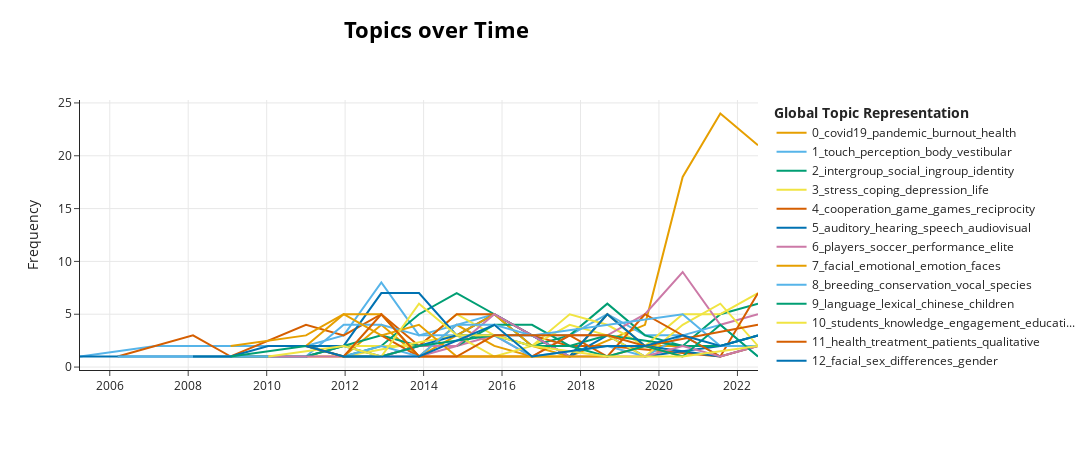

The cell this chart's notebook holds for it:
### Code cell
topic_model.visualize_topics_over_time(topics_over_time, top_n_topics=20)

### Figure 1 — Plotly figure (JSON) as saved in the notebook; plotly's stock layout.template omitted (floating-point values rounded to 4 significant figures)
{"data": [{"hoverinfo": "text", "hovertext": ["<b>Topic 0</b><br>Words: typhoon, earthquake, wenchuan, 2008, eye", "<b>Topic 0</b><br>Words: prevention, suicide, secondary, covid19, pandemic", "<b>Topic 0</b><br>Words: enhances, psychodynamic, hidden, trauma, childhood", "<b>Topic 0</b><br>Words: rating, love, airs, suicidal, suicide", "<b>Topic 0</b><br>Words: self, ethiopians, etisrsr, burn, pressure", "<b>Topic 0</b><br>Words: postearthquake, acquired, signs, microstructural, white", "<b>Topic 0</b><br>Words: violence, posttraumatic, immigrant, sick, palestinians", "<b>Topic 0</b><br>Words: water, nonsuidical, selfinjury, household, improvement", "<b>Topic 0</b><br>Words: thai, injury, following, large, cohort", "<b>Topic 0</b><br>Words: care, malawi, providing, suboptimal, hiv", "<b>Topic 0</b><br>Words: maltreatment, burnout, exposure, covid19, admitted", "<b>Topic 0</b><br>Words: covid19, pandemic, psychological, mental, health", "<b>Topic 0</b><br>Words: covid19, pandemic, burnout, healthcare, health", "<b>Topic 0</b><br>Words: covid19, pandemic, mental, health, burnout"], "marker": {"color": "#E69F00"}, "mode": "lines", "name": "0_covid19_pandemic_burnout_health", "type": "scatter", "x": ["2009-01-30T12:00:00+00:00", "2010-01-16T04:48:00+00:00", "2011-01-01T21:36:00+00:00", "2011-12-18T14:24:00+00:00", "2012-12-03T07:12:00+00:00", "2013-11-19T00:00:00+00:00", "2014-11-04T16:48:00+00:00", "2015-10-21T09:36:00+00:00", "2016-10-06T02:24:00+00:00", "2017-09-21T19:12:00+00:00", "2019-08-24T04:48:00+00:00", "2020-08-08T21:36:00+00:00", "2021-07-25T14:24:00+00:00", "2022-07-11T07:12:00+00:00"], "y": [1, 1, 1, 1, 4, 1, 4, 2, 1, 1, 4, 18, 24, 21]}, {"hoverinfo": "text", "hovertext": ["<b>Topic 1</b><br>Words: selfgenerated, touch, perspective, neural, perception", "<b>Topic 1</b><br>Words: tactile, temporally, rabbit, cutaneous, replicates", "<b>Topic 1</b><br>Words: repetition, swapping, naming, you, stages", "<b>Topic 1</b><br>Words: activated, crossorientation, facilitates, interpolation, loci", "<b>Topic 1</b><br>Words: augmented, younger, reference, intrinsic, visuomotor", "<b>Topic 1</b><br>Words: hand, rubber, anothers, drift, proprioceptive", "<b>Topic 1</b><br>Words: approachavoidance, fusional, prism, coarsetofine, mallett", "<b>Topic 1</b><br>Words: vestibular, touch, perception, face, human", "<b>Topic 1</b><br>Words: dexterity, acuity, wrinkles, wet, finger", "<b>Topic 1</b><br>Words: unintentional, reciprocal, intrapatch, afference, autoregressive", "<b>Topic 1</b><br>Words: vertical, postural, subjective, colorimetric, observer", "<b>Topic 1</b><br>Words: aesthetics, lines, figures, illusory, surfaces", "<b>Topic 1</b><br>Words: numerosity, independently, inclination, visuallyinduced, heading", "<b>Topic 1</b><br>Words: ownership, body, kinect, judo, executed", "<b>Topic 1</b><br>Words: motionindepth, intra, interhemispheric, vr, glaucoma", "<b>Topic 1</b><br>Words: putting, different, stance, abrupt, quiet", "<b>Topic 1</b><br>Words: caress, velocity, vicarious, tuned, location", "<b>Topic 1</b><br>Words: boundary, assessed, blurring, me, hold"], "marker": {"color": "#56B4E9"}, "mode": "lines", "name": "1_touch_perception_body_vestibular", "type": "scatter", "x": ["2005-03-29T16:48:00+00:00", "2007-03-01T02:24:00+00:00", "2008-02-14T19:12:00+00:00", "2009-01-30T12:00:00+00:00", "2010-01-16T04:48:00+00:00", "2011-01-01T21:36:00+00:00", "2011-12-18T14:24:00+00:00", "2012-12-03T07:12:00+00:00", "2013-11-19T00:00:00+00:00", "2014-11-04T16:48:00+00:00", "2015-10-21T09:36:00+00:00", "2016-10-06T02:24:00+00:00", "2017-09-21T19:12:00+00:00", "2018-09-07T12:00:00+00:00", "2019-08-24T04:48:00+00:00", "2020-08-08T21:36:00+00:00", "2021-07-25T14:24:00+00:00", "2022-07-11T07:12:00+00:00"], "y": [1, 2, 2, 2, 2, 2, 3, 8, 3, 4, 5, 3, 3, 5, 3, 3, 1, 2]}, {"hoverinfo": "text", "hovertext": ["<b>Topic 2</b><br>Words: feminine, biosocial, peacekeepers, warriors, masculine", "<b>Topic 2</b><br>Words: drive, forager, cognitivelybased, affectivecognitive, affectivelybased", "<b>Topic 2</b><br>Words: majority, game, skeptics, violent, assimilation", "<b>Topic 2</b><br>Words: betrayal, aversion, identity, zerosum, intrusions", "<b>Topic 2</b><br>Words: childrens, young, different, group, entitativity", "<b>Topic 2</b><br>Words: war, peace, toward, attitudes, projection", "<b>Topic 2</b><br>Words: multipleround, connecting, why, shaping, schoolage", "<b>Topic 2</b><br>Words: humanization, outgroup, ingroup, errorrelated, postnational", "<b>Topic 2</b><br>Words: rejection, benefit, popularity, activism, clinton", "<b>Topic 2</b><br>Words: hedonistic, saboteurs, outcasts, revenge, narcissism", "<b>Topic 2</b><br>Words: solitude, but, intergroup, humanization, cities", "<b>Topic 2</b><br>Words: intergroup, peace, flexroute, technological, transformational"], "marker": {"color": "#009E73"}, "mode": "lines", "name": "2_intergroup_social_ingroup_identity", "type": "scatter", "x": ["2011-12-18T14:24:00+00:00", "2012-12-03T07:12:00+00:00", "2013-11-19T00:00:00+00:00", "2014-11-04T16:48:00+00:00", "2015-10-21T09:36:00+00:00", "2016-10-06T02:24:00+00:00", "2017-09-21T19:12:00+00:00", "2018-09-07T12:00:00+00:00", "2019-08-24T04:48:00+00:00", "2020-08-08T21:36:00+00:00", "2021-07-25T14:24:00+00:00", "2022-07-11T07:12:00+00:00"], "y": [1, 2, 5, 7, 5, 2, 3, 6, 3, 2, 5, 6]}, {"hoverinfo": "text", "hovertext": ["<b>Topic 3</b><br>Words: enriched, depressivelike, overcomes, juvenile, induced", "<b>Topic 3</b><br>Words: illnesses, middleaged, chronic, wellbeing, older", "<b>Topic 3</b><br>Words: hypopituitarism, questionnaire, ahq, realism, assessing", "<b>Topic 3</b><br>Words: selfhelp, depression, email, determinants, randomised", "<b>Topic 3</b><br>Words: coping, manga, icbt, coexistence, bifactor", "<b>Topic 3</b><br>Words: stress, coping, crosssectional, women, transgender", "<b>Topic 3</b><br>Words: late, paradoxical, communitydwelling, fallrelated, scleroderma", "<b>Topic 3</b><br>Words: negative, icu, depressionrelated, surrogate, disengaging", "<b>Topic 3</b><br>Words: stress, trier, coping, longitudinal, test", "<b>Topic 3</b><br>Words: young, adults, reporting, microexpression, repeatedly", "<b>Topic 3</b><br>Words: petrochemical, japan, industry, physicians, safety", "<b>Topic 3</b><br>Words: stress, happy, inequalities, identifiable, helpif", "<b>Topic 3</b><br>Words: polish, stress, male, strategies, sadness", "<b>Topic 3</b><br>Words: cope, brief, depression, united, older"], "marker": {"color": "#F0E442"}, "mode": "lines", "name": "3_stress_coping_depression_life", "type": "scatter", "x": ["2008-02-14T19:12:00+00:00", "2011-01-01T21:36:00+00:00", "2011-12-18T14:24:00+00:00", "2012-12-03T07:12:00+00:00", "2013-11-19T00:00:00+00:00", "2014-11-04T16:48:00+00:00", "2015-10-21T09:36:00+00:00", "2016-10-06T02:24:00+00:00", "2017-09-21T19:12:00+00:00", "2018-09-07T12:00:00+00:00", "2019-08-24T04:48:00+00:00", "2020-08-08T21:36:00+00:00", "2021-07-25T14:24:00+00:00", "2022-07-11T07:12:00+00:00"], "y": [1, 1, 2, 2, 2, 5, 3, 2, 5, 4, 2, 5, 5, 7]}, {"hoverinfo": "text", "hovertext": ["<b>Topic 4</b><br>Words: successful, sternjudging, reciprocity, norm, cooperation", "<b>Topic 4</b><br>Words: subsets, egalitarian, alliance, recruit, revolution", "<b>Topic 4</b><br>Words: accidental, trembling, guide, punishment, hand", "<b>Topic 4</b><br>Words: reciprocity, incipient, conundrum, incomplete, observation", "<b>Topic 4</b><br>Words: games, rationality, nplayer, unique, epr", "<b>Topic 4</b><br>Words: punishment, dilemmas, cooperation, game, collectiverisk", "<b>Topic 4</b><br>Words: dilemmas, game, explorationexploitation, minimum, travelers", "<b>Topic 4</b><br>Words: evolution, cooperation, reciprocity, game, metaincentives", "<b>Topic 4</b><br>Words: cooperation, games, experimental, reciprocity, commons", "<b>Topic 4</b><br>Words: selfishly, behave, fuzzy, advocate, devils", "<b>Topic 4</b><br>Words: serious, selfdriving, tdma, examples, illustrated", "<b>Topic 4</b><br>Words: naively, help, overconfident, conveniently, spillovers", "<b>Topic 4</b><br>Words: riskseeking, provide, conditional, goods, selfish", "<b>Topic 4</b><br>Words: ethics, courtesy, mutations, multigames, cav"], "marker": {"color": "#D55E00"}, "mode": "lines", "name": "4_cooperation_game_games_reciprocity", "type": "scatter", "x": ["2006-03-15T09:36:00+00:00", "2008-02-14T19:12:00+00:00", "2009-01-30T12:00:00+00:00", "2011-01-01T21:36:00+00:00", "2011-12-18T14:24:00+00:00", "2012-12-03T07:12:00+00:00", "2013-11-19T00:00:00+00:00", "2014-11-04T16:48:00+00:00", "2015-10-21T09:36:00+00:00", "2016-10-06T02:24:00+00:00", "2017-09-21T19:12:00+00:00", "2018-09-07T12:00:00+00:00", "2021-07-25T14:24:00+00:00", "2022-07-11T07:12:00+00:00"], "y": [1, 3, 1, 4, 3, 5, 2, 5, 5, 3, 2, 2, 1, 2]}, {"hoverinfo": "text", "hovertext": ["<b>Topic 5</b><br>Words: ears, tune, sing, ultrasonic, mice", "<b>Topic 5</b><br>Words: reactivity, deaf, cortical, enhanced, individuals", "<b>Topic 5</b><br>Words: juggling, cons, amplitudemodulated, pros, audiotactile", "<b>Topic 5</b><br>Words: pitch, auditory, hearing, deaf, congenital", "<b>Topic 5</b><br>Words: speech, audiovisual, auditory, cortical, implant", "<b>Topic 5</b><br>Words: source, hearing, crystals, devices, localization", "<b>Topic 5</b><br>Words: accent, handled, switching, speaker, multistability", "<b>Topic 5</b><br>Words: gerbils, segmentation, asynchrony, unguiculatus, meriones", "<b>Topic 5</b><br>Words: special, listening, rate, speech, tracking", "<b>Topic 5</b><br>Words: flow, incongruent, chambers, induce, consonants", "<b>Topic 5</b><br>Words: echobot, echolocation, presentation, studies, automated", "<b>Topic 5</b><br>Words: tngara, midbrain, frog, neuronal, synchrony", "<b>Topic 5</b><br>Words: unitary, speechinnoise, objectively, including, maps"], "marker": {"color": "#0072B2"}, "mode": "lines", "name": "5_auditory_hearing_speech_audiovisual", "type": "scatter", "x": ["2005-03-29T16:48:00+00:00", "2011-01-01T21:36:00+00:00", "2011-12-18T14:24:00+00:00", "2012-12-03T07:12:00+00:00", "2013-11-19T00:00:00+00:00", "2014-11-04T16:48:00+00:00", "2015-10-21T09:36:00+00:00", "2016-10-06T02:24:00+00:00", "2017-09-21T19:12:00+00:00", "2018-09-07T12:00:00+00:00", "2019-08-24T04:48:00+00:00", "2021-07-25T14:24:00+00:00", "2022-07-11T07:12:00+00:00"], "y": [1, 1, 2, 7, 7, 3, 5, 3, 1, 3, 1, 2, 3]}, {"hoverinfo": "text", "hovertext": ["<b>Topic 6</b><br>Words: rotation, soccer, players, male, performance", "<b>Topic 6</b><br>Words: 2997, doping, triathletes, crosssectional, associations", "<b>Topic 6</b><br>Words: under15, tactical, soccer, players, decisionmaking", "<b>Topic 6</b><br>Words: educational, executing, kick, placement, players", "<b>Topic 6</b><br>Words: sprinting, steptostep, breakpoint, accelerated, existence", "<b>Topic 6</b><br>Words: anova, technical, sem, soccer, adolescence", "<b>Topic 6</b><br>Words: age, players, championships, sportinduced, workload", "<b>Topic 6</b><br>Words: sport, swimmers, worldranked, grades, doping", "<b>Topic 6</b><br>Words: soccer, incidence, deceptive, defining, position", "<b>Topic 6</b><br>Words: players, elite, performance, handball, sport", "<b>Topic 6</b><br>Words: players, training, soccer, adding, progression", "<b>Topic 6</b><br>Words: performance, handball, players, smallsided, tactics"], "marker": {"color": "#CC79A7"}, "mode": "lines", "name": "6_players_soccer_performance_elite", "type": "scatter", "x": ["2011-12-18T14:24:00+00:00", "2012-12-03T07:12:00+00:00", "2013-11-19T00:00:00+00:00", "2014-11-04T16:48:00+00:00", "2015-10-21T09:36:00+00:00", "2016-10-06T02:24:00+00:00", "2017-09-21T19:12:00+00:00", "2018-09-07T12:00:00+00:00", "2019-08-24T04:48:00+00:00", "2020-08-08T21:36:00+00:00", "2021-07-25T14:24:00+00:00", "2022-07-11T07:12:00+00:00"], "y": [1, 1, 1, 2, 3, 1, 3, 3, 5, 9, 4, 5]}, {"hoverinfo": "text", "hovertext": ["<b>Topic 7</b><br>Words: alterations, posterior, cortices, disproportionate, insular", "<b>Topic 7</b><br>Words: faces, emotional, facial, processing, expressions", "<b>Topic 7</b><br>Words: facial, emotions, emotional, processing, stroop", "<b>Topic 7</b><br>Words: found, quickly, crowd, angry, tracking", "<b>Topic 7</b><br>Words: facial, investigation, concomitants, intrapersonal, blushing", "<b>Topic 7</b><br>Words: facial, emotional, mimicry, amyotrophic, flash", "<b>Topic 7</b><br>Words: retroactive, consolidation, intense, disrupt, facebody", "<b>Topic 7</b><br>Words: security, attachment, benefits, working, memory", "<b>Topic 7</b><br>Words: emotional, facial, 3yearolds, dlpc, pupillometry", "<b>Topic 7</b><br>Words: emotion, sensor, masks, interface, rgbd", "<b>Topic 7</b><br>Words: smiling, supramarginal, gyrus, laughter, generation", "<b>Topic 7</b><br>Words: surgical, mask, covariation, impair, robust", "<b>Topic 7</b><br>Words: headlines, transformer, tdcs, adverse, labelling"], "marker": {"color": "#E69F00"}, "mode": "lines", "name": "7_facial_emotional_emotion_faces", "type": "scatter", "x": ["2011-01-01T21:36:00+00:00", "2011-12-18T14:24:00+00:00", "2012-12-03T07:12:00+00:00", "2013-11-19T00:00:00+00:00", "2014-11-04T16:48:00+00:00", "2015-10-21T09:36:00+00:00", "2016-10-06T02:24:00+00:00", "2017-09-21T19:12:00+00:00", "2018-09-07T12:00:00+00:00", "2019-08-24T04:48:00+00:00", "2020-08-08T21:36:00+00:00", "2021-07-25T14:24:00+00:00", "2022-07-11T07:12:00+00:00"], "y": [2, 5, 5, 1, 3, 5, 2, 1, 5, 2, 2, 2, 2]}, {"hoverinfo": "text", "hovertext": ["<b>Topic 8</b><br>Words: remnants, restlessness, move, ready, migratory", "<b>Topic 8</b><br>Words: songbird, proper, brains, could, vocal", "<b>Topic 8</b><br>Words: billardierii, macropodid, thylogale, twophase, disparate", "<b>Topic 8</b><br>Words: observing, familiar, ebird, parrots, travel", "<b>Topic 8</b><br>Words: caretta, ecological, conservation, restricted, peersocial", "<b>Topic 8</b><br>Words: breeding, shags, quantify, skuas, partially", "<b>Topic 8</b><br>Words: spawning, enrichment, clustered, seals, arctocephalus", "<b>Topic 8</b><br>Words: yearround, bicolor, alcidae, hour, hunger", "<b>Topic 8</b><br>Words: dispersal, ecosystem, breeding, birds, urban", "<b>Topic 8</b><br>Words: grunt, governing, timelapse, utility, photography", "<b>Topic 8</b><br>Words: melanoleuca, ailuropoda, giant, panda, season", "<b>Topic 8</b><br>Words: breeding, leader, orangefronted, conures, adlie", "<b>Topic 8</b><br>Words: breeding, conservation, atlantic, roundtrip, nonbreeding", "<b>Topic 8</b><br>Words: sclateri, reduction, obligate, erectcrested, eudyptes"], "marker": {"color": "#56B4E9"}, "mode": "lines", "name": "8_breeding_conservation_vocal_species", "type": "scatter", "x": ["2006-03-15T09:36:00+00:00", "2008-02-14T19:12:00+00:00", "2011-01-01T21:36:00+00:00", "2011-12-18T14:24:00+00:00", "2012-12-03T07:12:00+00:00", "2013-11-19T00:00:00+00:00", "2014-11-04T16:48:00+00:00", "2015-10-21T09:36:00+00:00", "2016-10-06T02:24:00+00:00", "2018-09-07T12:00:00+00:00", "2019-08-24T04:48:00+00:00", "2020-08-08T21:36:00+00:00", "2021-07-25T14:24:00+00:00", "2022-07-11T07:12:00+00:00"], "y": [1, 1, 1, 4, 4, 3, 3, 3, 1, 2, 1, 3, 4, 1]}, {"hoverinfo": "text", "hovertext": ["<b>Topic 9</b><br>Words: relativity, swearing, euphemisms, linguistic, language", "<b>Topic 9</b><br>Words: sentence, boundaries, twoitem, comprehension, familiaris", "<b>Topic 9</b><br>Words: eight, multimethod, receptive, composite, cas", "<b>Topic 9</b><br>Words: text, readerships, translated, computer, translations", "<b>Topic 9</b><br>Words: overnight, modality, term, crosslingual, meanings", "<b>Topic 9</b><br>Words: lexical, english, cantoneseenglish, crevice, cantonese", "<b>Topic 9</b><br>Words: language, chinese, early, children, thinkingevidence", "<b>Topic 9</b><br>Words: crosslinguistic, core, learner, selfserving, mechanics", "<b>Topic 9</b><br>Words: jeitinho, malandragem, simpatia, sentences, subjectonly", "<b>Topic 9</b><br>Words: names, semantic, supports, unseen, bilinguals", "<b>Topic 9</b><br>Words: debriefing, bilingual, flexibility, translation, absence", "<b>Topic 9</b><br>Words: lexical, californians, grammatical, intelligibility, texans"], "marker": {"color": "#009E73"}, "mode": "lines", "name": "9_language_lexical_chinese_children", "type": "scatter", "x": ["2011-01-01T21:36:00+00:00", "2011-12-18T14:24:00+00:00", "2012-12-03T07:12:00+00:00", "2013-11-19T00:00:00+00:00", "2014-11-04T16:48:00+00:00", "2015-10-21T09:36:00+00:00", "2016-10-06T02:24:00+00:00", "2017-09-21T19:12:00+00:00", "2018-09-07T12:00:00+00:00", "2020-08-08T21:36:00+00:00", "2021-07-25T14:24:00+00:00", "2022-07-11T07:12:00+00:00"], "y": [1, 2, 3, 2, 2, 4, 4, 2, 3, 2, 2, 3]}, {"hoverinfo": "text", "hovertext": ["<b>Topic 10</b><br>Words: willpower, sustained, theories, affect, learning", "<b>Topic 10</b><br>Words: scientists, curricula, admissions, essays, mentorship", "<b>Topic 10</b><br>Words: geek, culture, engagement, exploration, psychological", "<b>Topic 10</b><br>Words: career, beliefs, doctoral, preservice, pedagogical", "<b>Topic 10</b><br>Words: funny, educational, courses, instructor, undergraduates", "<b>Topic 10</b><br>Words: curricular, necessary, half, battle, clicking", "<b>Topic 10</b><br>Words: blended, usefulness, critical, higher, education", "<b>Topic 10</b><br>Words: laparoscopic, sleep, students, undergraduates, faculty", "<b>Topic 10</b><br>Words: knowledge, education, learning, engagement, instructor", "<b>Topic 10</b><br>Words: examining, syllabi, courses, salient, academic"], "marker": {"color": "#F0E442"}, "mode": "lines", "name": "10_students_knowledge_engagement_educati...", "type": "scatter", "x": ["2011-12-18T14:24:00+00:00", "2014-11-04T16:48:00+00:00", "2015-10-21T09:36:00+00:00", "2016-10-06T02:24:00+00:00", "2017-09-21T19:12:00+00:00", "2018-09-07T12:00:00+00:00", "2019-08-24T04:48:00+00:00", "2020-08-08T21:36:00+00:00", "2021-07-25T14:24:00+00:00", "2022-07-11T07:12:00+00:00"], "y": [1, 3, 1, 2, 4, 3, 1, 4, 6, 2]}, {"hoverinfo": "text", "hovertext": ["<b>Topic 11</b><br>Words: set, health, based, extracting, clinicians", "<b>Topic 11</b><br>Words: orthopedic, shoulder, surgery, kingdom, surgeons", "<b>Topic 11</b><br>Words: empowerment, patient, measures, systematic, review", "<b>Topic 11</b><br>Words: inpatient, rehabilitation, transitions, alcohol, examination", "<b>Topic 11</b><br>Words: project, families, workshop, rent, communitybased", "<b>Topic 11</b><br>Words: dilemmas, youth, interactions, health, normallyseated", "<b>Topic 11</b><br>Words: attend, psychiatric, groups, community, treatment", "<b>Topic 11</b><br>Words: illness, health, toward, attitudes, care", "<b>Topic 11</b><br>Words: pathway, cancer, new, unresolved, managing", "<b>Topic 11</b><br>Words: coaching, waiting, clinics, rooms, outpatient", "<b>Topic 11</b><br>Words: delphi, treatment, qualitative, international, health"], "marker": {"color": "#D55E00"}, "mode": "lines", "name": "11_health_treatment_patients_qualitative", "type": "scatter", "x": ["2012-12-03T07:12:00+00:00", "2013-11-19T00:00:00+00:00", "2014-11-04T16:48:00+00:00", "2015-10-21T09:36:00+00:00", "2016-10-06T02:24:00+00:00", "2017-09-21T19:12:00+00:00", "2018-09-07T12:00:00+00:00", "2019-08-24T04:48:00+00:00", "2020-08-08T21:36:00+00:00", "2021-07-25T14:24:00+00:00", "2022-07-11T07:12:00+00:00"], "y": [3, 1, 1, 1, 1, 3, 1, 5, 3, 1, 7]}, {"hoverinfo": "text", "hovertext": ["<b>Topic 12</b><br>Words: gender, voting, inferences, political, gap", "<b>Topic 12</b><br>Words: babies, determined, attractiveness, motivational, facial", "<b>Topic 12</b><br>Words: humans, samesex, matechoice, amazon, photographs", "<b>Topic 12</b><br>Words: looking, lookings, sake, mars, venus", "<b>Topic 12</b><br>Words: cuing, matters, eyes, follow, gaze", "<b>Topic 12</b><br>Words: reflected, attracts, peoples, embodiment, signature", "<b>Topic 12</b><br>Words: loneliness, hypervigilance, penis, females, tits", "<b>Topic 12</b><br>Words: nature, nave, hollow, width, height", "<b>Topic 12</b><br>Words: ringtone, agreeableness, attractiveness, judgment, sequential", "<b>Topic 12</b><br>Words: objectification, beauty, sexiness, elegance, widthtoheight", "<b>Topic 12</b><br>Words: assertiveness, simon, beautification, allocentric, attraction", "<b>Topic 12</b><br>Words: react, positively, finding, malefavoring, counterintuitive"], "marker": {"color": "#0072B2"}, "mode": "lines", "name": "12_facial_sex_differences_gender", "type": "scatter", "x": ["2008-02-14T19:12:00+00:00", "2009-01-30T12:00:00+00:00", "2010-01-16T04:48:00+00:00", "2011-12-18T14:24:00+00:00", "2012-12-03T07:12:00+00:00", "2013-11-19T00:00:00+00:00", "2014-11-04T16:48:00+00:00", "2016-10-06T02:24:00+00:00", "2017-09-21T19:12:00+00:00", "2018-09-07T12:00:00+00:00", "2019-08-24T04:48:00+00:00", "2021-07-25T14:24:00+00:00"], "y": [1, 1, 2, 2, 1, 2, 3, 3, 1, 5, 2, 1]}, {"hoverinfo": "text", "hovertext": ["<b>Topic 13</b><br>Words: gsk3, anxietyrelated, fragile, autism, mouse", "<b>Topic 13</b><br>Words: symmetry, mirror, increased, autism, sensitivity", "<b>Topic 13</b><br>Words: recognizing, pointlight, biological, autism, displays", "<b>Topic 13</b><br>Words: retrospective, disabilities, intellectual, autism, clinical", "<b>Topic 13</b><br>Words: autism, spectrum, prepulse, irony, reflex", "<b>Topic 13</b><br>Words: autism, spectrum, take, he, asd", "<b>Topic 13</b><br>Words: autism, spectrum, disorder, without, intellectual", "<b>Topic 13</b><br>Words: autism, spectrum, fineform, gestalt, autistic", "<b>Topic 13</b><br>Words: animated, autism, spectrum, vehicles, improve", "<b>Topic 13</b><br>Words: owngender, autism, holistic, quotient, extraversion", "<b>Topic 13</b><br>Words: adaptation, autism, behavioural, social, spectrum", "<b>Topic 13</b><br>Words: autism, spectrum, supporting, dataset, dream", "<b>Topic 13</b><br>Words: spoken, corpus, autism, pragmatic, spectrum", "<b>Topic 13</b><br>Words: autism, spectrum, nabilone, openlabel, developmental"], "marker": {"color": "#CC79A7"}, "mode": "lines", "name": "13_autism_spectrum_disorder_intellectual", "type": "scatter", "x": ["2010-01-16T04:48:00+00:00", "2011-01-01T21:36:00+00:00", "2011-12-18T14:24:00+00:00", "2012-12-03T07:12:00+00:00", "2013-11-19T00:00:00+00:00", "2014-11-04T16:48:00+00:00", "2015-10-21T09:36:00+00:00", "2016-10-06T02:24:00+00:00", "2017-09-21T19:12:00+00:00", "2018-09-07T12:00:00+00:00", "2019-08-24T04:48:00+00:00", "2020-08-08T21:36:00+00:00", "2021-07-25T14:24:00+00:00", "2022-07-11T07:12:00+00:00"], "y": [1, 1, 1, 1, 2, 2, 5, 3, 1, 1, 1, 2, 1, 2]}, {"hoverinfo": "text", "hovertext": ["<b>Topic 14</b><br>Words: amygdala, activate, dynorphinkappa, chemosensory, crf1r", "<b>Topic 14</b><br>Words: hydroxylase, tryptophan, psychopathological, chimpanzee, tph2", "<b>Topic 14</b><br>Words: gene, fear, amygdala, receptor, serotonin", "<b>Topic 14</b><br>Words: receptor, glucocorticoid, lactation, 5ht2a, dioxin", "<b>Topic 14</b><br>Words: rats, behavior, receptor, fear, protein", "<b>Topic 14</b><br>Words: receiver, sender, chemical, drives, rapid", "<b>Topic 14</b><br>Words: whisker, fearanxietyrelated, trimming, neonatal, impairs", "<b>Topic 14</b><br>Words: counteracts, indomethacin, defeat, mice, chronic", "<b>Topic 14</b><br>Words: habituation, electrodermal, biological, correlate, resilience", "<b>Topic 14</b><br>Words: bidirectional, dcycloserine, danger, cingulatedependent, extinction", "<b>Topic 14</b><br>Words: stress, alleviates, bold, citrusbased, regular"], "marker": {"color": "#E69F00"}, "mode": "lines", "name": "14_fear_stress_amygdala_gene", "type": "scatter", "x": ["2009-01-30T12:00:00+00:00", "2011-01-01T21:36:00+00:00", "2011-12-18T14:24:00+00:00", "2012-12-03T07:12:00+00:00", "2013-11-19T00:00:00+00:00", "2014-11-04T16:48:00+00:00", "2015-10-21T09:36:00+00:00", "2016-10-06T02:24:00+00:00", "2018-09-07T12:00:00+00:00", "2019-08-24T04:48:00+00:00", "2020-08-08T21:36:00+00:00"], "y": [2, 3, 5, 3, 4, 1, 1, 1, 1, 2, 1]}, {"hoverinfo": "text", "hovertext": ["<b>Topic 15</b><br>Words: craving, cingulate, reappraisal, dorsal, smokers", "<b>Topic 15</b><br>Words: tobaccorelated, warning, snus, labels, electronic", "<b>Topic 15</b><br>Words: preoperative, abstinence, applied, planned, smoking", "<b>Topic 15</b><br>Words: cigarette, electronic, towards, cigarettes, smokers", "<b>Topic 15</b><br>Words: nicotine, electronic, smoking, cigarettes, smokers", "<b>Topic 15</b><br>Words: electronic, use, cigarettes, nicotine, 20112015", "<b>Topic 15</b><br>Words: electronic, cigarette, cessation, smoking, ecigarette", "<b>Topic 15</b><br>Words: smoking, enrolled, qatari, quit, quitting", "<b>Topic 15</b><br>Words: support, smoking, shops, vape, 4s"], "marker": {"color": "#56B4E9"}, "mode": "lines", "name": "15_electronic_smoking_cigarettes_cigaret...", "type": "scatter", "x": ["2011-12-18T14:24:00+00:00", "2012-12-03T07:12:00+00:00", "2013-11-19T00:00:00+00:00", "2014-11-04T16:48:00+00:00", "2015-10-21T09:36:00+00:00", "2016-10-06T02:24:00+00:00", "2020-08-08T21:36:00+00:00", "2021-07-25T14:24:00+00:00", "2022-07-11T07:12:00+00:00"], "y": [1, 2, 1, 4, 4, 3, 5, 2, 2]}, {"hoverinfo": "text", "hovertext": ["<b>Topic 16</b><br>Words: sequential, testing, tasks, decisionmaking, research", "<b>Topic 16</b><br>Words: uncertainty, discrete, unstable, confidence, correlate", "<b>Topic 16</b><br>Words: reviewing, answers, market, lead, making", "<b>Topic 16</b><br>Words: elderly, predictions, update, upcoming, leads", "<b>Topic 16</b><br>Words: affordable, architecture, accounts, sequential, consumers", "<b>Topic 16</b><br>Words: off, shock, spanning, stuck, constricts", "<b>Topic 16</b><br>Words: let, luminance, sunshine, timevarying, in", "<b>Topic 16</b><br>Words: choice, unifying, impose, valuebased, account", "<b>Topic 16</b><br>Words: learn, humans, models, decisionmaking, case", "<b>Topic 16</b><br>Words: conversations, iot, aided, product, dialogue", "<b>Topic 16</b><br>Words: endogenous, origin, options, repeated, default", "<b>Topic 16</b><br>Words: decisions, decisionmaking, sequential, choice, valuebased", "<b>Topic 16</b><br>Words: fail, suggested, weaker, exert, perceptualfluency"], "marker": {"color": "#009E73"}, "mode": "lines", "name": "16_choice_sequential_decisions_uncertain...", "type": "scatter", "x": ["2009-01-30T12:00:00+00:00", "2011-01-01T21:36:00+00:00", "2011-12-18T14:24:00+00:00", "2012-12-03T07:12:00+00:00", "2013-11-19T00:00:00+00:00", "2015-10-21T09:36:00+00:00", "2016-10-06T02:24:00+00:00", "2017-09-21T19:12:00+00:00", "2018-09-07T12:00:00+00:00", "2019-08-24T04:48:00+00:00", "2020-08-08T21:36:00+00:00", "2021-07-25T14:24:00+00:00", "2022-07-11T07:12:00+00:00"], "y": [1, 2, 1, 1, 2, 3, 2, 2, 1, 2, 1, 4, 1]}, {"hoverinfo": "text", "hovertext": ["<b>Topic 17</b><br>Words: currency, transient, shifts, consistency, temporal", "<b>Topic 17</b><br>Words: awarenessdependent, astigmatism, correction, blink, natural", "<b>Topic 17</b><br>Words: recalibration, changing, window, demands, multisensory", "<b>Topic 17</b><br>Words: attention, contrast, saccadic, selective, suppression", "<b>Topic 17</b><br>Words: saccade, time, latency, switches, dualtask", "<b>Topic 17</b><br>Words: attentional, task, reversals, nonmonotonic, dynamically", "<b>Topic 17</b><br>Words: order, disambiguation, confounds, previous, response", "<b>Topic 17</b><br>Words: bottomup, topdown, expectation, pathways, signals", "<b>Topic 17</b><br>Words: phenomena, flicker, altered, light, induced", "<b>Topic 17</b><br>Words: preceding, fluctuation, emphasizing, diagnostics, decomposing"], "marker": {"color": "#F0E442"}, "mode": "lines", "name": "17_attentional_temporal_attention_integr...", "type": "scatter", "x": ["2010-01-16T04:48:00+00:00", "2011-12-18T14:24:00+00:00", "2012-12-03T07:12:00+00:00", "2013-11-19T00:00:00+00:00", "2014-11-04T16:48:00+00:00", "2015-10-21T09:36:00+00:00", "2016-10-06T02:24:00+00:00", "2018-09-07T12:00:00+00:00", "2020-08-08T21:36:00+00:00", "2022-07-11T07:12:00+00:00"], "y": [1, 2, 1, 6, 3, 3, 2, 1, 1, 2]}, {"hoverinfo": "text", "hovertext": ["<b>Topic 18</b><br>Words: xxy, candidates, transplant, chromosome, neuropsychological", "<b>Topic 18</b><br>Words: phobia, neuropsychological, lack, generalized, deficits", "<b>Topic 18</b><br>Words: connectivity, functional, depression, psychopathology, lateonset", "<b>Topic 18</b><br>Words: magnetic, imaging, resonance, functional, correlates", "<b>Topic 18</b><br>Words: ultrahigh, mode, aberrant, psychosis, salience", "<b>Topic 18</b><br>Words: anxiety, symptoms, 5htt, familial, maladaptive", "<b>Topic 18</b><br>Words: anxiety, skills, treatment, interoceptive, concomitant", "<b>Topic 18</b><br>Words: disorder, handwriting, lowerorder, subtypes, personality", "<b>Topic 18</b><br>Words: functional, anxiety, disorder, searches, ultrasoundguided"], "marker": {"color": "#D55E00"}, "mode": "lines", "name": "18_anxiety_functional_disorder_connectiv...", "type": "scatter", "x": ["2011-01-01T21:36:00+00:00", "2011-12-18T14:24:00+00:00", "2012-12-03T07:12:00+00:00", "2013-11-19T00:00:00+00:00", "2014-11-04T16:48:00+00:00", "2015-10-21T09:36:00+00:00", "2018-09-07T12:00:00+00:00", "2019-08-24T04:48:00+00:00", "2022-07-11T07:12:00+00:00"], "y": [2, 1, 5, 1, 1, 3, 3, 2, 4]}, {"hoverinfo": "text", "hovertext": ["<b>Topic 19</b><br>Words: musicians, nonmusicians, music, alters, complex", "<b>Topic 19</b><br>Words: electromagnetic, musical, expertise, tone, correlates", "<b>Topic 19</b><br>Words: fourmonthsold, singing, dancing, music, precursors", "<b>Topic 19</b><br>Words: music, song, decrease, shark, viewers", "<b>Topic 19</b><br>Words: salty, crossmodal, music, sound, taste", "<b>Topic 19</b><br>Words: music, selfchosen, younger, regulates, listening", "<b>Topic 19</b><br>Words: music, discerning, musical, vocalizations, acoustic", "<b>Topic 19</b><br>Words: music, musical, memorable, musicevoked, speechtosong", "<b>Topic 19</b><br>Words: music, moved, influential, implosive, explosive", "<b>Topic 19</b><br>Words: music, musical, reproduction, perception, listener"], "marker": {"color": "#0072B2"}, "mode": "lines", "name": "19_music_musical_acoustic_perception", "type": "scatter", "x": ["2011-01-01T21:36:00+00:00", "2011-12-18T14:24:00+00:00", "2013-11-19T00:00:00+00:00", "2015-10-21T09:36:00+00:00", "2016-10-06T02:24:00+00:00", "2018-09-07T12:00:00+00:00", "2019-08-24T04:48:00+00:00", "2020-08-08T21:36:00+00:00", "2021-07-25T14:24:00+00:00", "2022-07-11T07:12:00+00:00"], "y": [2, 1, 1, 4, 1, 2, 2, 3, 2, 3]}], "layout": {"height": 450, "hoverlabel": {"bgcolor": "white", "font": {"family": "Rockwell", "size": 16}}, "legend": {"title": {"text": "<b>Global Topic Representation"}}, "title": {"font": {"color": "Black", "size": 22}, "text": "<b>Topics over Time</b>", "x": 0.4, "xanchor": "center", "y": 0.95, "yanchor": "top"}, "width": 1250, "xaxis": {"showgrid": true}, "yaxis": {"showgrid": true, "title": {"text": "Frequency"}}}}
